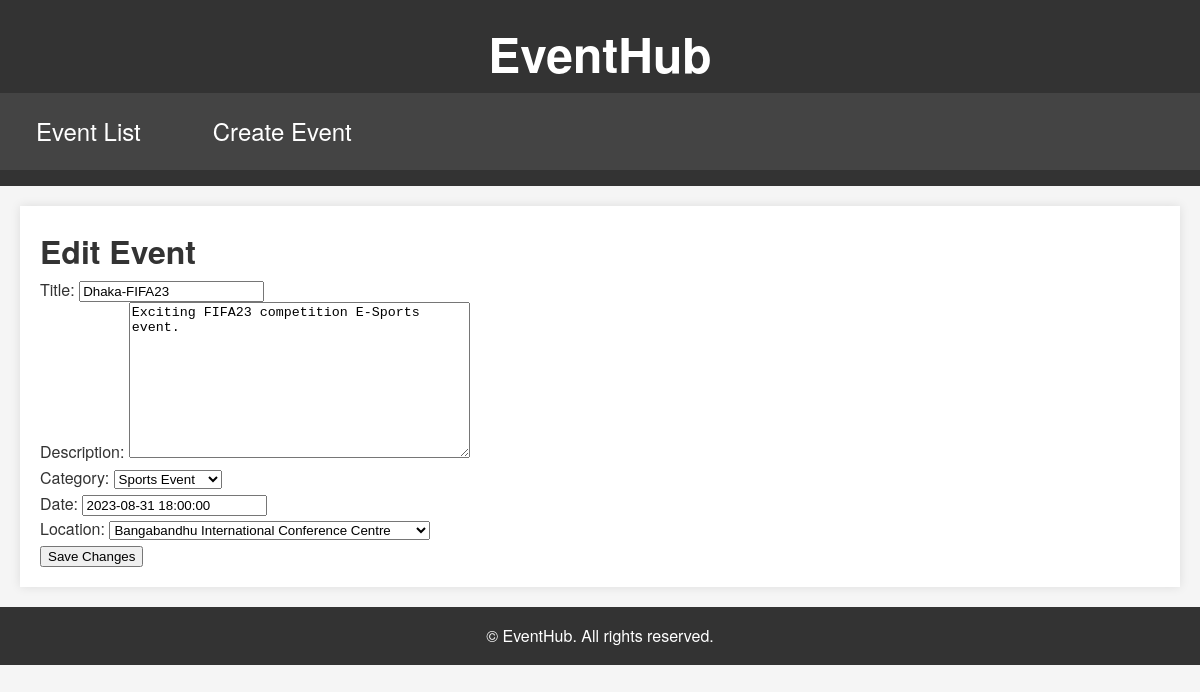
Screenshot of /edit_event/15/ (signed in) with the database file from the repository.
### EventHubApp/models.py (models this page shows, shortened)
class Event(models.Model):
    title = models.CharField(max_length=200)
    description = models.TextField()
    category = models.ForeignKey(Category, on_delete=models.CASCADE)
    location = models.ForeignKey(Location, on_delete=models.CASCADE)
    date = models.DateTimeField()
    organizer = models.CharField(max_length=100)
    user = models.ForeignKey(User, default=1, on_delete=models.CASCADE)

### EventHubApp/views.py (the view)
# urls.py: path('edit_event/<int:event_id>/', views.edit_event, name='edit_event'),
@login_required
def edit_event(request, event_id):
    event = Event.objects.get(id=event_id)
    if request.method == 'POST':
        form = EventCreationForm(request.POST, instance=event)
        if form.is_valid():
            form.save()
            return redirect('admin_dashboard')
    else:
        form = EventCreationForm(instance=event)
    return render(request, 'edit_event.html', {'form': form})

### EventHubApp/forms.py
class EventCreationForm(forms.ModelForm):
    class Meta:
        model = Event
        fields = ['title', 'description', 'category', 'date', 'location']

### EventHubApp/models.py (called while the page is built)
    def __str__(self):
        return self.name

    def __str__(self):
        return self.name

### templates/edit_event.html (shortened to what this page needs)
{% extends 'base.html' %}
{% block content %}
  <h1>Edit Event</h1>
  <form method="post">
    {{ form.as_p }}
    <button type="submit">Save Changes</button>
  </form>
{% endblock %}

### static/css/base.css (style rules this page uses)
body, h1, h2, h3, p, ul { margin: 0; padding: 0; }
body { font-family: 'Helvetica Neue', sans-serif; background-color: #f5f5f5; line-height: 1.6; color: #333; }

### rows the page displays
Event: title "Dhaka-FIFA23", description "Exciting FIFA23 competition E-Sports event.", category "Sports Event", date "2023-08-31 18:00:00", location "Bangabandhu International Conference Centre"
